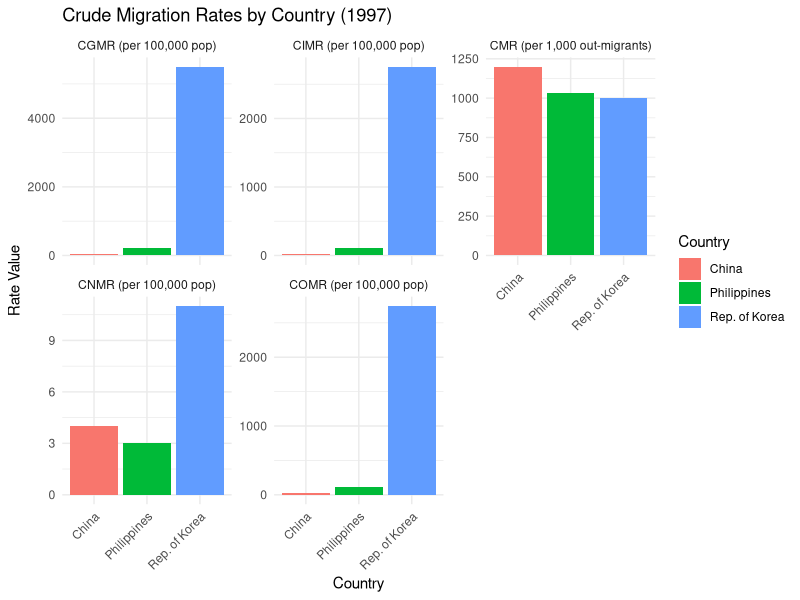

Here is the R script that generated this plot:
## ---- chunk 1
library(tidyverse)
library(ggplot2)
## ---- chunk 2
migration_data <- tibble(
  Country = c("China", "Rep. of Korea", "Philippines"),
  Year = rep(1997, 3),
  Population = c(1220224, 44909, 58242),
  Immigration = c(283, 1237, 67),
  Emigration = c(236, 1232, 65)
)
print(migration_data)
## ---- chunk 3
result <- migration_data %>%
  mutate(
    CMR = round((Immigration / Emigration) * 1000, 0),          # Crude Migration Rate
    CIMR = round((Immigration / Population) * 100000, 0),       # Crude In-Migration Rate
    COMR = round((Emigration / Population) * 100000, 0),        # Crude Out-Migration Rate
    CNMR = round(((Immigration - Emigration) / Population) * 100000, 0), # Crude Net Migration Rate
    CGMR = round(((Immigration + Emigration) / Population) * 100000, 0)  # Crude Gross Migration Rate
  )
print(result)
## ---- chunk 4
result %>%
  select(Country, CMR, CIMR, COMR, CNMR, CGMR) %>%
  knitr::kable(caption = "Crude Migration Rates (1997)")
print(result)
## ---- chunk 5
result_long <- result %>%
  pivot_longer(
    cols = c(CMR, CIMR, COMR, CNMR, CGMR),
    names_to = "Rate_Type",
    values_to = "Value"
  )
print(result_long)
## ---- chunk 6
ggplot(result_long, aes(x = Country, y = Value, fill = Country)) +
  geom_col() +
  facet_wrap(~Rate_Type, scales = "free_y", labeller = labeller(Rate_Type = c(
    CMR = "CMR (per 1,000 out-migrants)",
    CIMR = "CIMR (per 100,000 pop)",
    COMR = "COMR (per 100,000 pop)",
    CNMR = "CNMR (per 100,000 pop)",
    CGMR = "CGMR (per 100,000 pop)"
  ))) +
  labs(
    title = "Crude Migration Rates by Country (1997)",
    y = "Rate Value",
    x = "Country"
  ) +
  theme_minimal() +
  theme(axis.text.x = element_text(angle = 45, hjust = 1))
